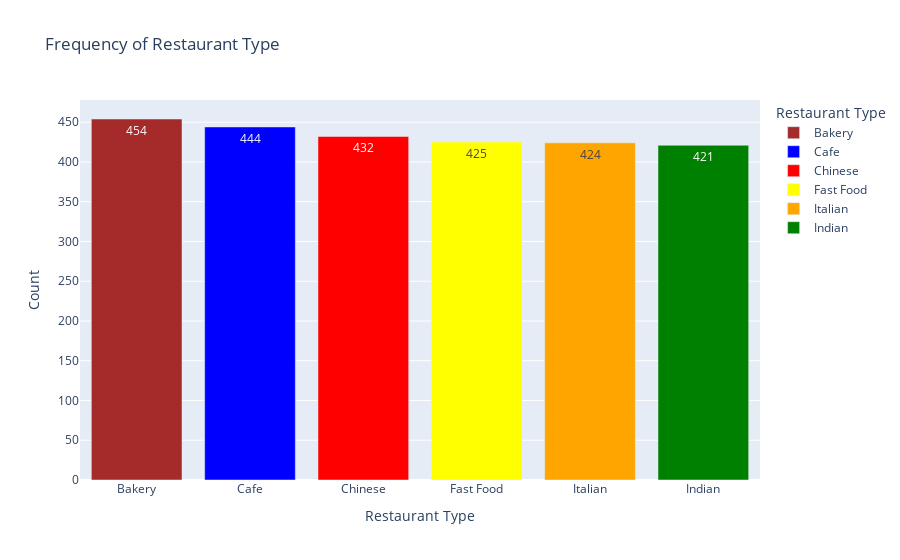

This figure's notebook cell:
### Code cell
#We're going to add text on the columns, and color 
#For color what is nice is in plotly you can just name a color like red
#If you also have a exact color in mind you can put the hex code. 

fig1 = px.bar(
    status_counts,
    x='restaurant_type',
    y='frequency',
    title='Frequency of Restaurant Type',
    labels={'restaurant_type': 'Restaurant Type', 'frequency': 'Count'},
    text='frequency',
    color='restaurant_type',
    color_discrete_sequence=["brown", "blue", "red", "yellow", "orange", "green"]
)

fig1.show()
#Plus a fun bonus, if you have the legend on, which we do you can just click one to make it temporarly disappear!

### Figure 1 — Plotly figure (JSON) as saved in the notebook; plotly's stock layout.template omitted (floating-point values rounded to 4 significant figures)
{"data": [{"hovertemplate": "Restaurant Type=%{x}<br>Count=%{text}<extra></extra>", "legendgroup": "Bakery", "marker": {"color": "brown", "pattern": {"shape": ""}}, "name": "Bakery", "orientation": "v", "showlegend": true, "text": [454.0], "textposition": "auto", "type": "bar", "x": ["Bakery"], "xaxis": "x", "y": [454], "yaxis": "y"}, {"hovertemplate": "Restaurant Type=%{x}<br>Count=%{text}<extra></extra>", "legendgroup": "Cafe", "marker": {"color": "blue", "pattern": {"shape": ""}}, "name": "Cafe", "orientation": "v", "showlegend": true, "text": [444.0], "textposition": "auto", "type": "bar", "x": ["Cafe"], "xaxis": "x", "y": [444], "yaxis": "y"}, {"hovertemplate": "Restaurant Type=%{x}<br>Count=%{text}<extra></extra>", "legendgroup": "Chinese", "marker": {"color": "red", "pattern": {"shape": ""}}, "name": "Chinese", "orientation": "v", "showlegend": true, "text": [432.0], "textposition": "auto", "type": "bar", "x": ["Chinese"], "xaxis": "x", "y": [432], "yaxis": "y"}, {"hovertemplate": "Restaurant Type=%{x}<br>Count=%{text}<extra></extra>", "legendgroup": "Fast Food", "marker": {"color": "yellow", "pattern": {"shape": ""}}, "name": "Fast Food", "orientation": "v", "showlegend": true, "text": [425.0], "textposition": "auto", "type": "bar", "x": ["Fast Food"], "xaxis": "x", "y": [425], "yaxis": "y"}, {"hovertemplate": "Restaurant Type=%{x}<br>Count=%{text}<extra></extra>", "legendgroup": "Italian", "marker": {"color": "orange", "pattern": {"shape": ""}}, "name": "Italian", "orientation": "v", "showlegend": true, "text": [424.0], "textposition": "auto", "type": "bar", "x": ["Italian"], "xaxis": "x", "y": [424], "yaxis": "y"}, {"hovertemplate": "Restaurant Type=%{x}<br>Count=%{text}<extra></extra>", "legendgroup": "Indian", "marker": {"color": "green", "pattern": {"shape": ""}}, "name": "Indian", "orientation": "v", "showlegend": true, "text": [421.0], "textposition": "auto", "type": "bar", "x": ["Indian"], "xaxis": "x", "y": [421], "yaxis": "y"}], "layout": {"barmode": "relative", "legend": {"title": {"text": "Restaurant Type"}, "tracegroupgap": 0}, "title": {"text": "Frequency of Restaurant Type"}, "xaxis": {"anchor": "y", "categoryarray": ["Bakery", "Cafe", "Chinese", "Fast Food", "Italian", "Indian"], "categoryorder": "array", "domain": [0, 1], "title": {"text": "Restaurant Type"}}, "yaxis": {"anchor": "x", "domain": [0, 1], "title": {"text": "Count"}}}}
